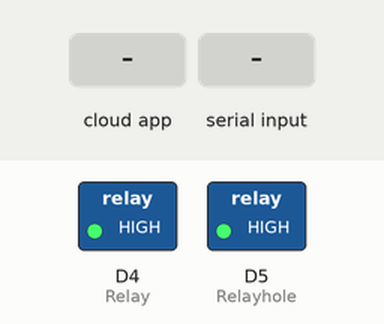
This sketch was run on a simulated ESP8266 (NodeMCU). Parts: switched loads named in the sketch (green lamp = pin HIGH). The test bench sets the inputs (shaded band). WiFi joins after 1.5 s; servers stay silent unless stated; the Firebase database answers and starts empty; what the sketch prints to the serial monitor is not drawn.

Above: at 2.9 s.
3.0 s: the phone or cloud app sets manual_control to 1
4.8 s: the phone or cloud app sets fan to 1
At 6.2 s:
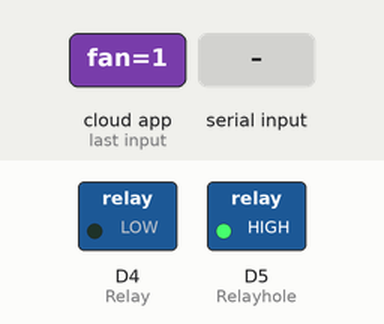
6.5 s: the phone or cloud app sets curtain to 1
At 7.6 s:
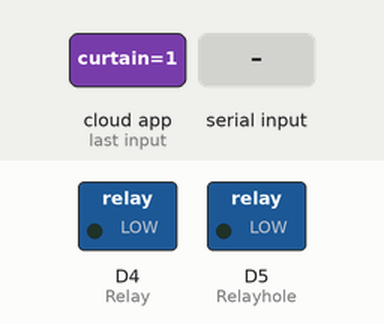
8.0 s: the phone or cloud app sets fan to 0
At 9.3 s:
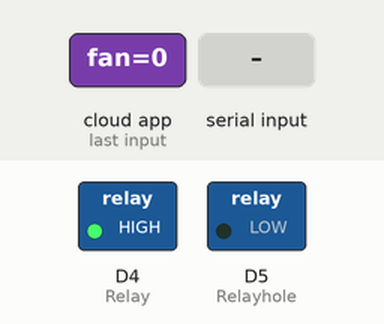
9.6 s: "Danger\n" received over the second serial link
11.1 s: the phone or cloud app sets manual_control to 0
At 12.5 s:
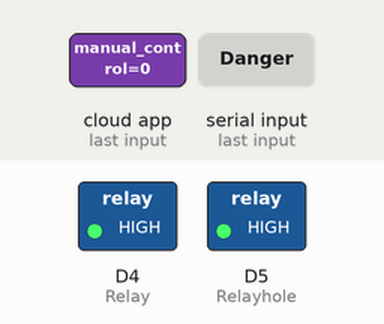
Timing chart, 0 to 14.1 s (numbered marks = the images above; inputs shaded):
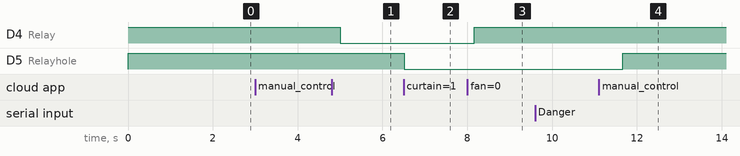

The sketch:

Mq_sensor_Node.ino
```cpp
#include <FirebaseESP8266.h>
#include <ESP8266WiFi.h>
#include <Arduino.h>
#include <SoftwareSerial.h>


#define WIFI_SSID ""
#define WIFI_PASSWORD ""
#define FIREBASE_HOST "iot-sensors-b0a63-default-rtdb.firebaseio.com"
#define FIREBASE_AUTH "Z892N8dhQA1Agzqhh6Er4AWfq4pebhelYZlwwdsE"

#define Relay D4
#define Relayhole D5

FirebaseData firebaseData1;
FirebaseData firebaseData2;
FirebaseData firebaseData3;
FirebaseData firebaseData4;
FirebaseData firebaseData5;
SoftwareSerial mySerial(D2, D3); // RX, TX

String myString;
int firstVal, secondVal, thirdVal, fourthVal, fifthVal, sixthVal;


void setup() {
  Serial.begin(9600);
  mySerial.begin(9600);
  pinMode(Relay, OUTPUT);
  pinMode(Relayhole, OUTPUT);
  digitalWrite(Relay, HIGH);
  digitalWrite(Relayhole, HIGH);

  WiFi.begin(WIFI_SSID, WIFI_PASSWORD);

  Serial.print("Connecting");
  while (WiFi.status() != WL_CONNECTED) {
    Serial.print(".");
    pinMode(LED_BUILTIN, OUTPUT);
    digitalWrite(LED_BUILTIN, HIGH);
    delay(500);
  }
  Serial.println();
  Serial.print("Connected with IP: ");
  Serial.println(WiFi.localIP());

  Firebase.begin(FIREBASE_HOST, FIREBASE_AUTH);
  delay(200);
}

void loop() {
  // Read serial input
  if (mySerial.available()) {
    myString = mySerial.readStringUntil('\n');

    // Extract values
    firstVal = getValue(myString, ',', 0).toInt();
    secondVal = getValue(myString, ',', 1).toInt();
    thirdVal = getValue(myString, ',', 2).toInt();
    fourthVal = getValue(myString, ',', 3).toInt();
    fifthVal = getValue(myString, ',', 4).toInt();
    sixthVal = getValue(myString, ',', 5).toInt();

    // Print values
    Serial.print("First Value: ");
    Serial.println(firstVal);
    Serial.print("Second Value: ");
    Serial.println(secondVal);
    Serial.print("Third Value: ");
    Serial.println(thirdVal);
    Serial.print("Fourth Value: ");
    Serial.println(fourthVal);
    Serial.print("Fifth Value: ");
    Serial.println(fifthVal);
    Serial.print("Sixth Value: ");
    Serial.println(sixthVal);

    //-------------------------MQ-6-------------------------------------------
    if (fourthVal < 200) {
      Firebase.setString(firebaseData1, "/MQ6", "Normal");
    } else if ((fourthVal > 200) && (fourthVal < 5000)) {
      Firebase.setString(firebaseData1, "/MQ6", "Warning");
    } else if (fourthVal > 5000) {
      Firebase.setString(firebaseData1, "/MQ6", "Danger");
    }

    //-------------------------MQ-135----------------------------------------------
    if (fifthVal < 800) {
      Firebase.setString(firebaseData1, "/MQ135", "Normal");
    } else if ((fifthVal > 800) && (fifthVal < 1200)) {
      Firebase.setString(firebaseData1, "/MQ135", "Warning");
    } else if (fifthVal > 1200) {
      Firebase.setString(firebaseData1, "/MQ135", "Danger");
    }

    //--------------------------MQ-9-------------------------------------------------
    if (sixthVal < 9) {
      Firebase.setString(firebaseData1, "/MQ9", "Normal");
    } else if ((sixthVal > 10) && (sixthVal < 34)) {
      Firebase.setString(firebaseData1, "/MQ9", "Warning");
    } else if (sixthVal > 35) {
      Firebase.setString(firebaseData1, "/MQ9", "Danger");
    }

    //------------------------Other sensor data---------------------------------------
    Firebase.setInt(firebaseData1, "/humidity", firstVal);
    Firebase.setInt(firebaseData1, "/Temperature", secondVal);
    Firebase.setInt(firebaseData1, "/Lm35", thirdVal);
    //     Firebase.setInt(firebaseData1, "/Gas Lekage", fourthVal);
    //     Firebase.setInt(firebaseData1, "/co2_ppm", fifthVal);
    //     Firebase.setInt(firebaseData1, "/CO Concentration:", sixthVal);
  }

  if (Firebase.getBool(firebaseData1, "/manual_control")) {
    bool Value = firebaseData1.boolData();
    if (Value == true) {
      if (Firebase.getBool(firebaseData1, "/fan")) {
        bool Value1 = firebaseData1.boolData();
        if (Value1 == true) {
          digitalWrite(Relay, LOW);
          Serial.println("fan Relay is ON");
        }
        if (Value1 == false) {
          digitalWrite(Relay, HIGH);
            Serial.println("fan Relay is Off");
        }
      }
      if (Firebase.getBool(firebaseData1, "/curtain")) {
        bool Value2 = firebaseData1.boolData();
        if (Value2 == true) {
          digitalWrite(Relayhole, LOW);
          Serial.println("Hole Relay is ON");
        }
        if (Value2 == false) {
          digitalWrite(Relayhole, HIGH);
          Serial.println("Hole Relay is OFF");
        }
      }
    }
    if (Value == false) {
      Firebase.getString(firebaseData3, "/MQ6");
      Firebase.getString(firebaseData4, "/MQ135");
      Firebase.getString(firebaseData5, "/MQ9");
      String  mq6Status = firebaseData3.stringData();
      String  mq135Status = firebaseData4.stringData();
      String  mq9Status = firebaseData5.stringData();
      if (mq6Status == "Danger" && mq135Status == "Danger" && mq9Status == "Danger") {
        digitalWrite(Relay, LOW);
        digitalWrite(Relayhole, LOW);
        Serial.println("dangerzone");
      }
      if (mq6Status == "Normal" && mq135Status == "Normal" && mq9Status == "Normal") {
        digitalWrite(Relay, HIGH);
        digitalWrite(Relayhole, HIGH);
        Serial.println("Normal Zone");
      }
    }
  }
}

String getValue(String data, char separator, int index) {
  int found = 0;
  int strIndex[] = {0, -1};
  int maxIndex = data.length() - 1;

  for (int i = 0; i <= maxIndex && found <= index; i++) {
    if (data.charAt(i) == separator || i == maxIndex) {
      found++;
      strIndex[0] = strIndex[1] + 1;
      strIndex[1] = (i == maxIndex) ? i + 1 : i;
    }
  }
  return found > index ? data.substring(strIndex[0], strIndex[1]) : "";
}
```

Measured:
- after the input at 3.0 s, every drawn part: stays the same
- after the input at 4.8 s, D4 (Relay): HIGH → LOW after 0.21 s
- after the input at 6.5 s, D5 (Relayhole): HIGH → LOW at once
- after the input at 8.0 s, D4 (Relay): LOW → HIGH after 0.16 s
- after the input at 9.6 s, every drawn part: stays the same
- after the input at 11.1 s, D5 (Relayhole): LOW → HIGH after 0.57 s
